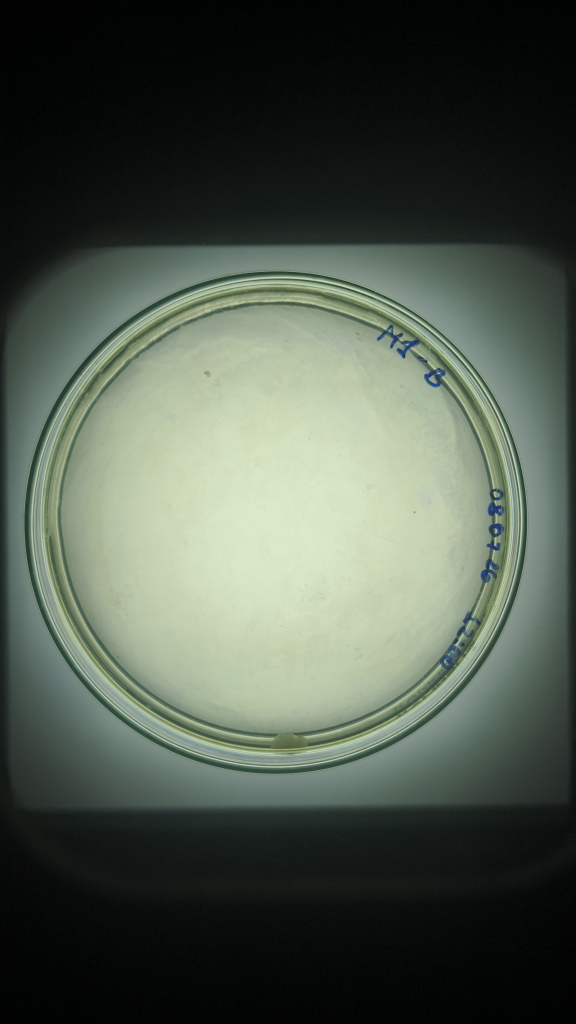
#> input picture images/mis_fotos/M1-B.jpg, 2304 x 4096 px, found by its file name (shown at 1/4 size); its folder holds only this picture in this run
$ python generar_sinteticas.py
#> lines starting #> are read from the running program, lines starting #| are printed output that depends on the picture; after the words box and inside, x2 and y2 are one past the last pixel; in counts of white or black regions, pixels touching at a corner belong together
### scripts/contar_mis_fotos.py
"""
Conteo de colonias para las fotos propias del usuario (images/mis_fotos/),
una placa por imagen (a diferencia del dataset actinomicetos_N, que trae dos
placas por foto).

Pipeline (lo mejor encontrado en los experimentos anteriores):
  1. Deteccion de la placa por Hough circle sobre la imagen completa.
  2. Recorte circular de la placa (shrink=1.0, incluye toda la placa).
  3. Scout: CLAHE + umbral adaptativo -> estimacion clasica rapida de densidad.
  4. Segun esa estimacion se elige bbox_threshold para CellSAM:
       n_adapt < 40   -> 0.65  (placa escasa o dificil de ver)
       40 <= n_adapt < 55 -> 0.75  (densidad moderada)
       n_adapt >= 55  -> 0.80  (placa densa, colonias bien visibles)
  5. CellSAM corre con normalize=True, postprocess=True y ese bbox_threshold.
  6. Filtro de regiones por area (300-50000 px) y solidity (>=0.50).

Uso:
    python scripts/contar_mis_fotos.py [images/mis_fotos/]

Guarda:
    results/colonias/mis_fotos/summary.csv
    results/colonias/mis_fotos/<nombre>_count.png
"""
import sys
import warnings
import numpy as np
import cv2
import matplotlib.pyplot as plt
import pandas as pd
from pathlib import Path
from skimage.measure import regionprops

warnings.filterwarnings('ignore', category=FutureWarning)
warnings.filterwarnings('ignore', category=UserWarning)

from cellSAM import get_model, segment_cellular_image

# ── parametros ────────────────────────────────────────────────────────────────
NORMALIZE       = True
POSTPROCESS     = True
MIN_COLONY_AREA = 300
MAX_COLONY_AREA = 50000
MIN_SOLIDITY    = 0.50
SHRINK          = 0.92   # radio de recorte, elegido con la curva de recuperacion
                          # medida sobre el ground truth manual (856 colonias):
                          #   0.86 -> 79.0 % de las colonias dentro del recorte
                          #   0.90 -> 88.9 %
                          #   0.92 -> 96.0 %   <- valor actual
                          #   1.00 -> 100 %
                          #
                          # medido contra el conteo manual (scripts/exp_shrink.py):
                          #            MAE contable   MAE global   acierto
                          #   0.86         5.46         15.40       73.0 %
                          #   0.92         4.08         11.33       80.1 %
                          # el 0.92 gana sobre todo en las placas densas, donde
                          # RC73-A-2.5 pasa de -109 a -77 de error. El costo es que
                          # MC73-A y MC73-D dejan de ser exactas (13->16 y 9->12)
                          # por falsos positivos de condensacion en el borde.
                          #
                          # el radio completo (1.0) se probo y es peor: MAE contable
                          # 5.77, porque la condensacion pegada al vidrio forma
                          # gotas redondas que ningun filtro de forma distingue de
                          # una colonia. 0.92 se queda por dentro de esa banda.
RIM_BAND         = 0.86  # sin uso mientras SHRINK=0.86 (el recorte ya excluye todo
                          # lo que quedaria en esta banda); queda listo si se retoma
                          # el experimento con un descriptor mejor que la forma
RIM_MIN_SOLIDITY = 0.65
RIM_MAX_ECC      = 0.85
MAX_CROP_DIM    = 1200   # las fotos propias vienen a resolucion de camara (hasta
                          # 4096px); se reescala el recorte de la placa a esta
                          # escala, la misma con la que se calibro la pipeline
                          # (dataset actinomicetos_N, placas de ~800-1000px)
SUPPORTED       = {'.jpg', '.jpeg', '.png', '.tif', '.tiff', '.bmp'}
# la carpeta de salida se calcula en main() a partir de la carpeta de entrada

DENSE_THR    = 55
MODERATE_THR = 40

# rechazo de rotulacion con marcador azul: medido sobre las fotos, la tinta cae
# en hue 71-105 con saturacion alta, mientras que las colonias estan en hue 39-44
INK_HUE_MIN  = 60
INK_HUE_MAX  = 140
INK_SAT_MIN  = 40


# [35 lines left out: functions flat_field, is_ink, not called in this run]


# ── deteccion y recorte (una sola placa por imagen) ────────────────────────────
def detect_plate(img_bgr):
    h, w = img_bgr.shape[:2]
    gray    = cv2.cvtColor(img_bgr, cv2.COLOR_BGR2GRAY)
    blurred = cv2.GaussianBlur(gray, (21, 21), 0)
    circles = cv2.HoughCircles(
        blurred, cv2.HOUGH_GRADIENT, dp=1.2,
        minDist=max(h, w), param1=60, param2=25,
        minRadius=int(min(h, w) * 0.30),
        maxRadius=int(min(h, w) * 0.52),
    )
    if circles is not None:
        best = np.round(circles[0][0]).astype(int)
        cx, cy, r = int(best[0]), int(best[1]), int(best[2])
    else:
        cx, cy, r = w // 2, h // 2, int(min(h, w) * 0.43)
    return cx, cy, r


def crop_plate(img_bgr, cx, cy, r, shrink=SHRINK):
    r_use = int(r * shrink)
    x1 = max(0, cx - r_use);  y1 = max(0, cy - r_use)
    x2 = min(img_bgr.shape[1], cx + r_use)
    y2 = min(img_bgr.shape[0], cy + r_use)
    crop = img_bgr[y1:y2, x1:x2].copy()
    hc, wc = crop.shape[:2]
    mask = np.zeros((hc, wc), dtype=np.uint8)
    cv2.circle(mask, (cx - x1, cy - y1), r_use, 255, -1)
    crop[mask == 0] = 0

    # reescala si el recorte excede MAX_CROP_DIM (fotos de camara vienen mucho
    # mas grandes que las del dataset con el que se calibraron los umbrales)
    longest = max(hc, wc)
    if longest > MAX_CROP_DIM:
        scale = MAX_CROP_DIM / longest
        new_w, new_h = int(round(wc * scale)), int(round(hc * scale))
        crop = cv2.resize(crop, (new_w, new_h), interpolation=cv2.INTER_AREA)
        mask = cv2.resize(mask, (new_w, new_h), interpolation=cv2.INTER_NEAREST)
    return crop, mask


# ── scout: estimacion clasica con CLAHE + umbral adaptativo ───────────────────
# [157 lines left out: functions scout, segment, draw_overlay, main, not called in this run]


# [2 lines that do not run on import are left out]

### scripts/generar_sinteticas.py
"""
Generador de placas sinteticas de actinomicetos.

Motivacion: el fine-tuning de CellSAM ya se intento con las 16 placas del
conjunto de referencia y empeoro los resultados (MAE 12.75 ajustando el
decodificador de mascaras y 51.20 ajustando AnchorDETR, frente a 5.94 del modelo
sin tocar). La causa mas probable es la falta de datos. Ademas, los actinomicetos
no aparecen en ningun dataset publico: AGAR cubre S. aureus, E. coli,
P. aeruginosa, B. subtilis y C. albicans, todas de colonia compacta, mientras que
los actinomicetos son filamentosos y de borde difuso.

Este generador construye placas nuevas pegando colonias reales, recortadas de
las fotografias propias usando las coordenadas del conteo manual, sobre fondos
de placa reales tomados de las placas casi esteriles. La anotacion resultante es
exacta y gratuita, porque se conoce la posicion donde se pega cada colonia.

El enfoque sigue la linea de la aumentacion por copia y pegado validada en la
literatura de deteccion de colonias, con dos cuidados que importan para el
realismo:

  1. Las colonias se pegan con una mascara circular suavizada y mezcla por
     transparencia, para que no queden bordes recortados que el modelo aprenda
     a reconocer como artefactos.
  2. Se ajusta la intensidad de la colonia al fondo donde cae, porque las
     fotografias tienen un gradiente de iluminacion y una colonia pegada con el
     brillo de otra zona se veria falsa.

Uso:
    python scripts/generar_sinteticas.py --n 200
    python scripts/generar_sinteticas.py --n 50 --salida datasets/sinteticas_prueba

Guarda, en formato YOLO listo para entrenar:
    <salida>/images/{train,val}/*.jpg
    <salida>/labels/{train,val}/*.txt
    <salida>/data.yaml
    <salida>/muestra_visual.png
"""
import argparse
import csv
import json
import random
import sys
import warnings
from pathlib import Path

import cv2
import numpy as np
import matplotlib
matplotlib.use('Agg')
import matplotlib.pyplot as plt

warnings.filterwarnings('ignore')
sys.path.insert(0, str(Path(__file__).parent))

from contar_mis_fotos import detect_plate, crop_plate

FOTOS = Path('images/mis_fotos')
PUNTOS = Path('results/ground_truth_mis_fotos')
LADO = 1200          # lado del recorte de placa, igual que en el pipeline
RADIO_DEFECTO = 26   # radio tipico de colonia en ese recorte
SEMILLA = 42

# placas casi esteriles: sirven de fondo limpio. Se excluyen sus pocas colonias
# recortando alrededor de las coordenadas conocidas.
FONDOS = ['M1-B', 'M1-C', 'M2-B', 'M1-D']


def cargar_recorte(stem):
    """Recorte circular de la placa, del mismo modo que el pipeline."""
    ruta = FOTOS / f'{stem}.jpg'
    if not ruta.exists():
        return None, None, None
    img = cv2.imread(str(ruta))
    cx, cy, r = detect_plate(img)
    crop, mask = crop_plate(img, cx, cy, r)
    return crop, mask, (cx, cy, r)


def puntos_en_recorte(stem, geom, forma):
    """Traslada las marcas del conteo manual al sistema del recorte."""
    ruta = PUNTOS / f'{stem}_puntos.csv'
    if not ruta.exists():
        return []
    cx, cy, r = geom
    from contar_mis_fotos import SHRINK
    r_uso = int(r * SHRINK)
    x1, y1 = max(0, cx - r_uso), max(0, cy - r_uso)
    escala = forma[1] / (2 * r_uso)
    with open(ruta, newline='') as f:
        pts = [(float(q['x']), float(q['y'])) for q in csv.DictReader(f)]
    return [((x - x1) * escala, (y - y1) * escala) for x, y in pts]


def extraer_colonias():
    """
    Recorta parches cuadrados centrados en cada colonia anotada.

    Devuelve una lista de parches BGR. Solo se toman colonias bien dentro de la
    placa, para que el parche no incluya el borde ni zonas enmascaradas.
    """
    parches = []
    for ruta in sorted(FOTOS.glob('*.jpg')):
        stem = ruta.stem
        crop, mask, geom = cargar_recorte(stem)
#> in cargar_recorte, img is the input picture: shape (4096, 2304, 3); mean B, G, R 76.6, 88.4, 78.9
#> in detect_plate, `gray    = cv2.cvtColor(img_bgr, cv2.COLOR_BGR2GRAY)`:
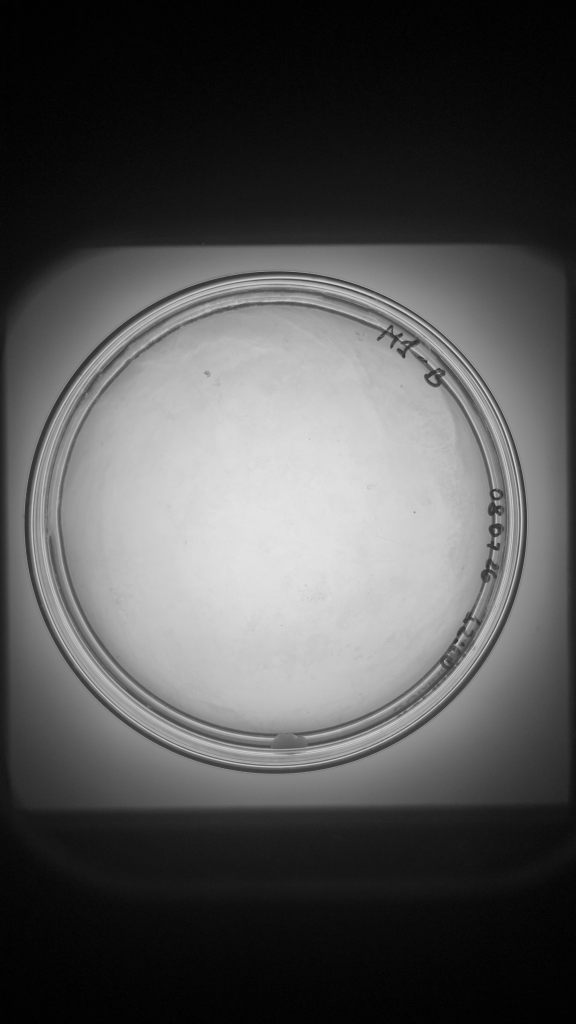
#> gray: shape (4096, 2304) (shown at 1/4 size); min 0, max 229, mean 84.2
#> in detect_plate, `circles = cv2.HoughCircles( blurred, cv2.HOUGH_GRADIENT, dp=1.2, minDi..`: circles = [[1108.2, 2077.8, 931.6]]
#> in detect_plate, `best = np.round(circles[0][0]).astype(int)`: best = [1108, 2078, 932]
#> in detect_plate, `cx, cy, r = int(best[0]), int(best[1]), int(best[2])`: cx = 1108; cy = 2078; r = 932
#> in cargar_recorte, `cx, cy, r = detect_plate(img)`: cx = 1108; cy = 2078; r = 932
#> in crop_plate, `r_use = int(r * shrink)`: r_use = 857
#> in crop_plate, `x1 = max(0, cx - r_use)`: x1 = 251
#> in crop_plate, `y1 = max(0, cy - r_use)`: y1 = 1221
#> in crop_plate, `x2 = min(img_bgr.shape[1], cx + r_use)`: x2 = 1965
#> in crop_plate, `y2 = min(img_bgr.shape[0], cy + r_use)`: y2 = 2935
#> in crop_plate, `crop = img_bgr[y1:y2, x1:x2].copy()`:
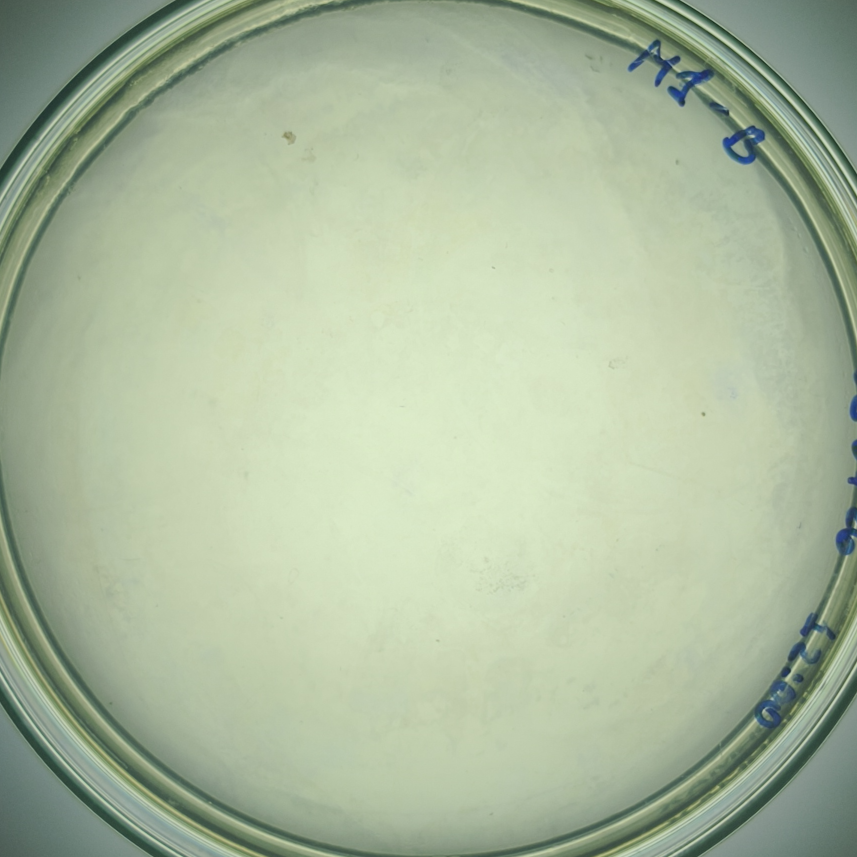
#> crop: shape (1714, 1714, 3) (shown at 1/2 size); mean B, G, R 158.4, 185.6, 171.1
#> in crop_plate, `cv2.circle(mask, (cx - x1, cy - y1), r_use, 255, -1)`:
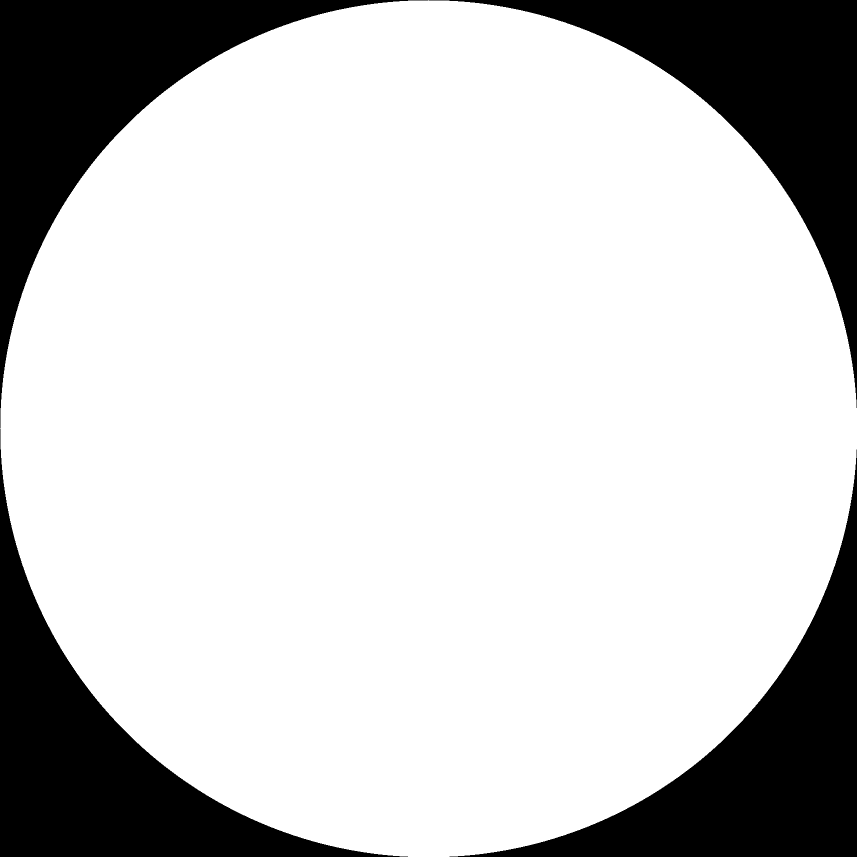
#> mask: shape (1714, 1714) (shown at 1/2 size); 78.5% white; 4 black regions, box (x1, y1, x2, y2) and area: (0, 0, 857, 857) 158502, (858, 0, 1714, 816) 157645, (0, 858, 816, 1714) 157645, (899, 899, 1714, 1714) 156789
#> in crop_plate, `crop[mask == 0] = 0`:
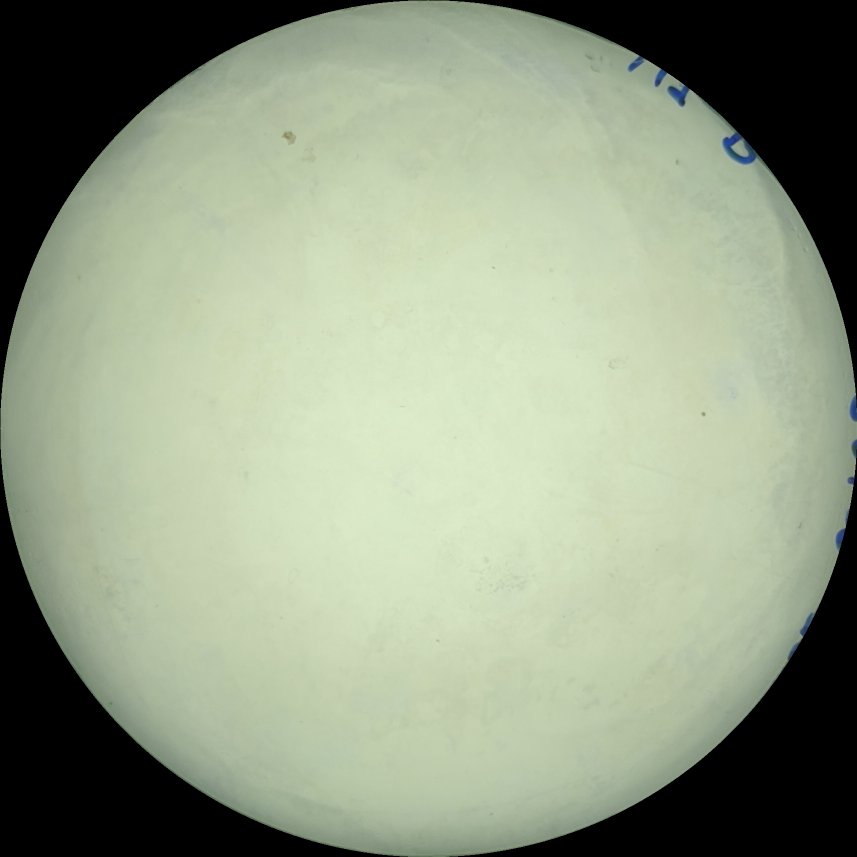
#> crop: shape (1714, 1714, 3) (shown at 1/2 size); mean B, G, R 133.7, 156.8, 146.4
#> in crop_plate, `mask = cv2.resize(mask, (new_w, new_h), interpolation=cv2.INTER_NEAREST)`:
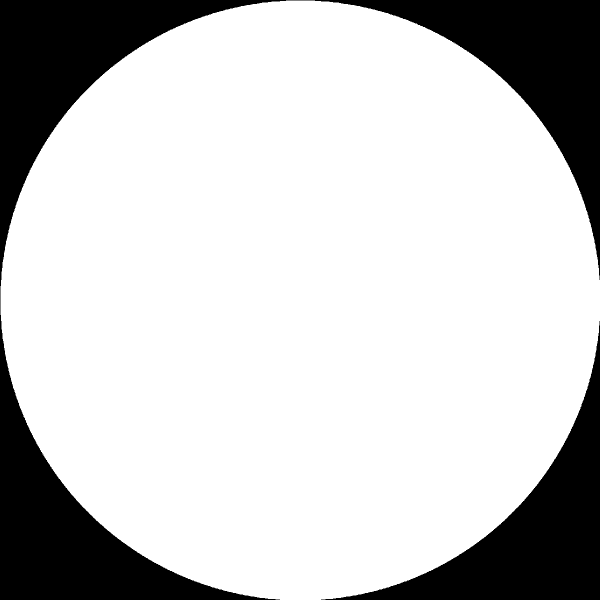
#> mask: shape (1200, 1200) (shown at 1/2 size); 78.5% white; 2 black regions, box (x1, y1, x2, y2) and area: (0, 0, 1200, 1200) 232931, (642, 642, 1200, 1200) 76303
        if crop is None:
            continue
        pts = puntos_en_recorte(stem, geom, crop.shape)
        h, w = crop.shape[:2]
        for x, y in pts:
            xi, yi = int(round(x)), int(round(y))
            r = RADIO_DEFECTO
            if xi - r < 0 or yi - r < 0 or xi + r >= w or yi + r >= h:
                continue
            if mask[yi, xi] == 0:
                continue
            parche = crop[yi - r:yi + r, xi - r:xi + r].copy()
            if parche.shape[0] != 2 * r or parche.shape[1] != 2 * r:
                continue
            if not parche_utilizable(parche, r):
                continue
            parches.append(parche)
    return parches


# [178 lines left out: functions parche_utilizable, cargar_fondos, pegar, generar_una, not called in this run]


# Colores de rotulador medidos sobre las fotografias propias, en BGR. El azul
# y el negro son los que aparecen en los lotes disponibles; el rojo y el verde
# se anaden porque son habituales en laboratorio y conviene que el modelo los
# haya visto.
TINTAS = [(150, 70, 30), (120, 55, 25),      # azules
          (40, 38, 35), (55, 52, 48),        # negros
          (45, 45, 160), (50, 120, 55)]      # rojo y verde


# [139 lines left out: functions rotular, variar_captura, not called in this run]


def main():
    ap = argparse.ArgumentParser()
    ap.add_argument('--n', type=int, default=200, help='placas a generar')
    ap.add_argument('--salida', default='datasets/sinteticas_yolo')
    ap.add_argument('--min-densidad', type=int, default=5)
    ap.add_argument('--max-densidad', type=int, default=320)
    ap.add_argument('--variar-captura', action='store_true',
                    help='simular distintos telefonos, luces y encuadres')
    ap.add_argument('--rotulacion', type=float, default=0.6,
                    help='fraccion de placas con rotulacion de marcador, '
                         'entre 0 y 1')
    args = ap.parse_args()

    salida = Path(args.salida)
    rng = random.Random(SEMILLA)

    print('Extrayendo colonias reales de las fotografias anotadas...')
    parches = extraer_colonias()
#> in extraer_colonias, `crop, mask, geom = cargar_recorte(stem)`: geom = (1108, 2078, 932)
#> in extraer_colonias, `pts = puntos_en_recorte(stem, geom, crop.shape)`: pts = []
#> parches = []
    print(f'  {len(parches)} colonias recortadas')
#|   0 colonias recortadas
    if not parches:
        print('No hay colonias disponibles. Revisa el conteo manual.')
        return

    print('Preparando fondos de placa...')
    fondos = cargar_fondos()
    print(f'  {len(fondos)} fondos')
    if not fondos:
        print('No hay fondos disponibles.')
        return

    for sub in ['train', 'val']:
        (salida / 'images' / sub).mkdir(parents=True, exist_ok=True)
        (salida / 'labels' / sub).mkdir(parents=True, exist_ok=True)

    print(f'\nGenerando {args.n} placas sinteticas...')
    total_colonias = 0
    muestras = []
    for i in range(args.n):
        # la densidad se sortea en escala logaritmica, para tener tanto placas
        # escasas como densas, igual que en el conjunto real
        densidad = int(np.exp(rng.uniform(np.log(args.min_densidad),
                                          np.log(args.max_densidad))))
        img, colocadas = generar_una(fondos, parches, rng, densidad)

        # La rotulacion se escribe despues de sembrar y antes de simular la
        # captura, que es el orden real: primero se siembra, luego se rotula el
        # plastico y por ultimo alguien fotografia la placa.
        if rng.random() < args.rotulacion:
            mascara_placa = (cv2.cvtColor(img, cv2.COLOR_BGR2GRAY) > 0
                             ).astype(np.uint8)
            colocadas = rotular(img, mascara_placa, rng, colocadas)

        if args.variar_captura:
            # la mascara de la placa es la del fondo usado; se recupera del
            # propio lienzo, donde lo exterior quedo en negro
            mask = (cv2.cvtColor(img, cv2.COLOR_BGR2GRAY) > 0).astype(np.uint8)
            img = variar_captura(img, mask, rng)
        sub = 'train' if i < args.n * 0.85 else 'val'
        nombre = f'sintetica_{i:05d}'

        cv2.imwrite(str(salida / 'images' / sub / f'{nombre}.jpg'), img,
                    [cv2.IMWRITE_JPEG_QUALITY, 92])
        h, w = img.shape[:2]
        lineas = [f'0 {cx/w:.6f} {cy/h:.6f} {2*r/w:.6f} {2*r/h:.6f}'
                  for cx, cy, r in colocadas]
        (salida / 'labels' / sub / f'{nombre}.txt').write_text('\n'.join(lineas))
        total_colonias += len(colocadas)
        if len(muestras) < 6:
            muestras.append((img.copy(), colocadas))
        if (i + 1) % 25 == 0:
            print(f'  {i+1}/{args.n}  ({total_colonias} colonias hasta ahora)')

    (salida / 'data.yaml').write_text(
        f'# Placas sinteticas de actinomicetos\n'
        f'# generadas por scripts/generar_sinteticas.py\n'
        f'path: {salida.resolve().as_posix()}\n'
        f'train: images/train\n'
        f'val: images/val\n\n'
        f'nc: 1\n'
        f"names: ['colonia']\n")

    # muestra visual, para poder juzgar el realismo de un vistazo
    fig, axes = plt.subplots(2, 3, figsize=(15, 10))
    for ax, (img, colocadas) in zip(axes.ravel(), muestras):
        ax.imshow(cv2.cvtColor(img, cv2.COLOR_BGR2RGB))
        for cx, cy, r in colocadas:
            ax.add_patch(plt.Circle((cx, cy), r, fill=False,
                                    edgecolor='red', linewidth=0.8))
        ax.set_title(f'{len(colocadas)} colonias', fontsize=10)
        ax.axis('off')
    fig.suptitle('Placas sinteticas generadas, con su anotacion',
                 fontsize=13, fontweight='bold')
    plt.tight_layout()
    plt.savefig(salida / 'muestra_visual.png', dpi=110, bbox_inches='tight')
    plt.close()

    print(f'\n{args.n} placas, {total_colonias} colonias anotadas')
    print(f'media de {total_colonias/args.n:.0f} colonias por placa')
    print(f'\nDataset en {salida}/')
    print(f'Revisa el realismo en {salida}/muestra_visual.png')


if __name__ == '__main__':
    main()
